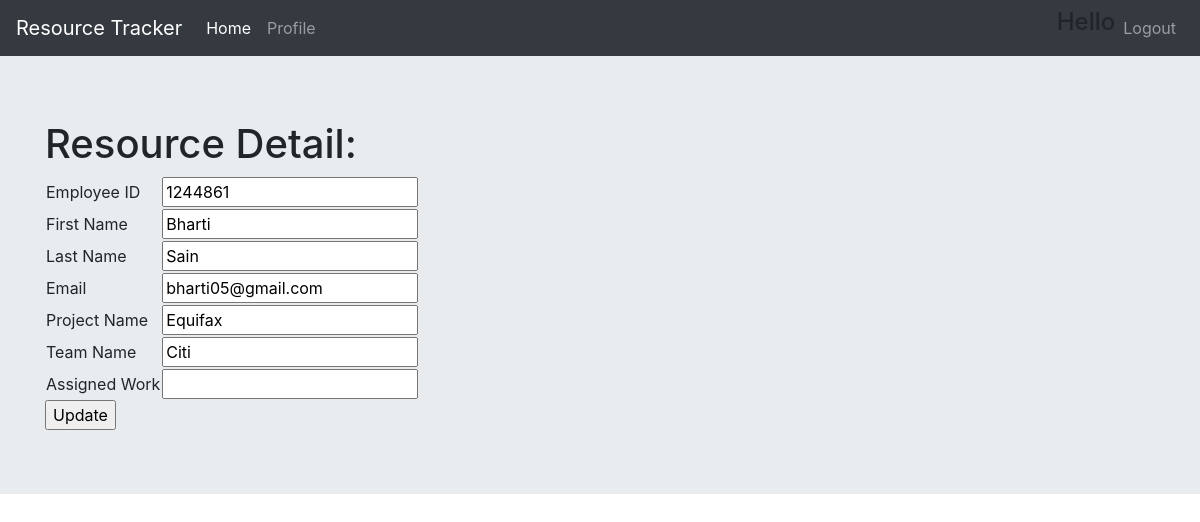
The app's page /update/1244861 (signed in), older data.
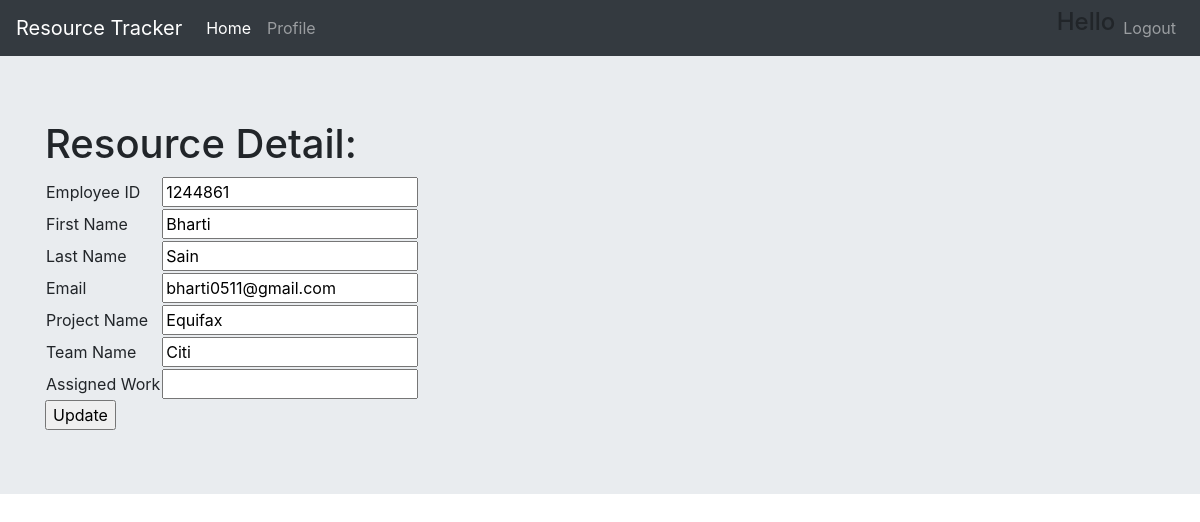
The same page, newer data.
### resource/models.py (models this page shows, shortened)
class Resource(models.Model):
    first_name = models.CharField(max_length=50)
    last_name = models.CharField(max_length=50)
    employee_id = models.CharField(max_length=10)
    email_id = models.EmailField()
    project_name = models.CharField(max_length=30)
    team_name = models.CharField(max_length=30)
    added_on = models.DateField(auto_now=True)
    assigned_work = models.TextField(default='', null=True)

### resource/views.py (the view, shortened to what this page needs)
# urls.py: path('update/<id>', views.update_view, name='update'),
@login_required(login_url="/login")
def update_view(request, id):
    resource = Resource.objects.get(employee_id = id)
    return render(request, 'resource/update.html',{'res': resource})

### resource/templates/resource/update.html (shortened to what this page needs)
<!DOCTYPE html>
{% extends 'resource/base.html' %}
    {% block div %}
    <li class="nav-item">
        <a class="nav-link" href="{% url 'profile' %}">Profile</a>
    </li>
    {% endblock %}
    {% block nav %}
    <ul class="navbar-nav navbar-right">
        <li class="nav-item">
            <h4>Hello {{uname}}</h4>
        </li>
        <li class="nav-item">
            <a class="nav-link" href="{% url 'logout' %}">Logout</a>
        </li>
    </ul>
    {% endblock %}
    {% block body %}
    <div class="jumbotron1">
        <h1>Resource Detail:</h1>
        {% if res %}
        <form method="post" action="">
        <table>
            <tr>
                <td>Employee ID</td>
                <td><input type="text" name="empid" value="{{res.employee_id}}"></td>
            </tr>
            <tr>
                <td>First Name</td>
                <td><input type="text" name="fname" value="{{res.first_name}}"></td>
            </tr>
            <tr>
                <td>Last Name</td>
                <td><input type="text" name="lname" value="{{res.last_name}}"></td>
            </tr>
            <tr>
                <td>Email</td>
                <td><input type="email" name="email" value="{{res.email_id}}"></td>
            </tr>
            <tr>
                <td>Project Name</td>
                <td><input type="text" name="pname" value="{{res.project_name}}"></td>
            </tr>
            <tr>
                <td>Team Name</td>
                <td><input type="text" name="tname" value="{{res.team_name}}"></td>
            </tr>
            <tr>
                <td>Assigned Work</td>
                <td><input type="text" name="assignwork" value="{{res.assigned_work}}"></td>
            </tr>
        </table>
            <input type="submit" name="submit" value="Update">
        </form>
        {% else %}
        <p>No Records Found!!!</p>
        {% endif %}
    </div>
    {% endblock %}

Row changes from the older to the newer data that the page shows:
changed Resource "Bharti": email "bharti05@gmail.com" → "bharti0511@gmail.com"
